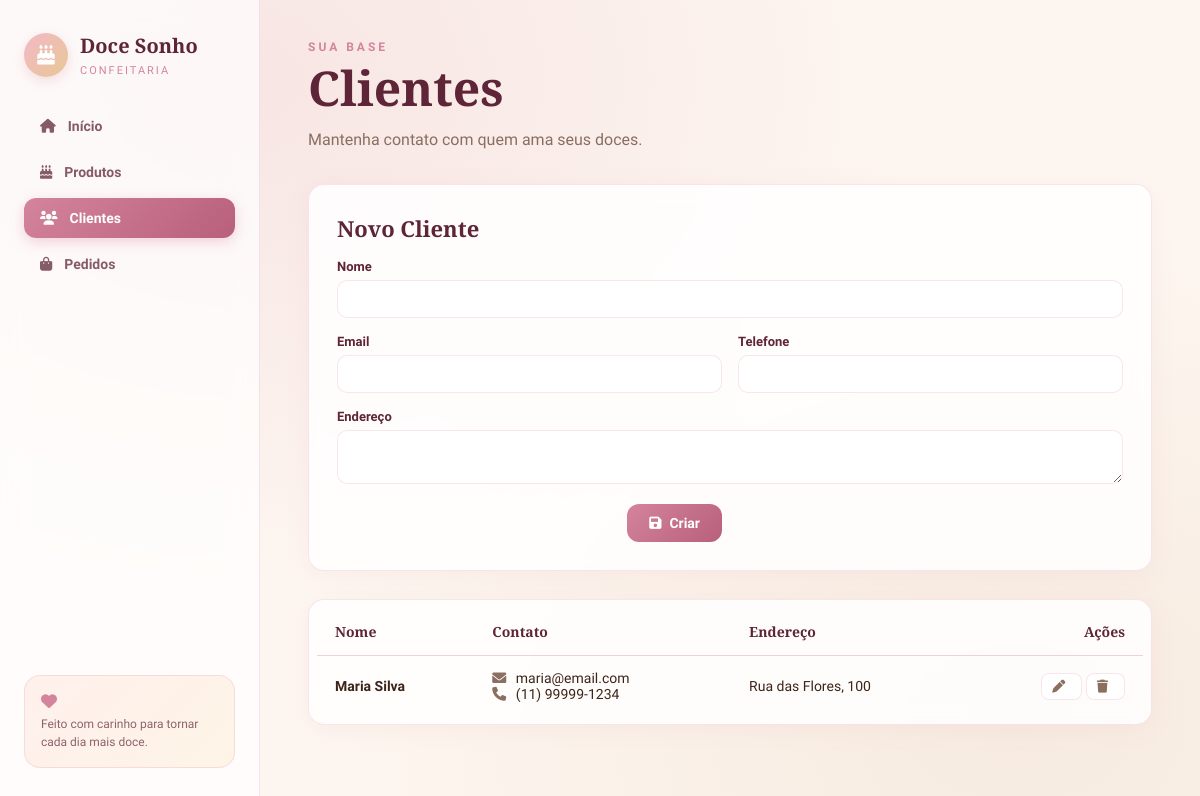
/clientes.php (signed in), run on the app's committed database.
### tables this page shows
CREATE TABLE IF NOT EXISTS clientes (
    id INT AUTO_INCREMENT PRIMARY KEY,
    nome VARCHAR(150) NOT NULL,
    email VARCHAR(150) NOT NULL,
    telefone VARCHAR(30),
    endereco TEXT,
    criado_em DATETIME DEFAULT CURRENT_TIMESTAMP
);

### db.php (called while the page is built, shortened)
<?php
function h($value)
{
    return htmlspecialchars((string) $value, ENT_QUOTES, 'UTF-8');
}
function listarClientes($pdo)
{
    return $pdo->query("SELECT * FROM clientes ORDER BY criado_em DESC")->fetchAll();
}

### clientes.php (the view, shortened to what this page needs)
<?php
include 'db.php';
$editando = null;
$clientes = listarClientes($pdo);
?>
<!DOCTYPE html>
<html lang="pt-BR">
<head>
    <link rel="stylesheet" href="style.css">
    <link href="https://cdnjs.cloudflare.com/ajax/libs/font-awesome/6.0.0/css/all.min.css" rel="stylesheet">
</head>
<body>
    <div class="layout">
        <?php include 'sidebar.php'; ?>
        <main class="main">
            <header class="page-header">
                <p class="eyebrow">Sua base</p>
                <h1 class="title">Clientes</h1>
                <p class="subtitle">Mantenha contato com quem ama seus doces.</p>
            </header>
            <section class="card form-card">
                <h2 class="card-title">
                    <?= $editando ? 'Editar Cliente' : 'Novo Cliente' ?>
                </h2>
                <form method="POST" class="form-grid">
                    <div class=" field col-2">
                        <label>Nome</label>
                        <input type="text" name="nome" required value="<?= h($editando['nome'] ?? '') ?>">
                    </div>
                    <div class=" field">
                        <label>Email</label>
                        <input type="email" name="email" required value="<?= h($editando['email'] ?? '') ?>">
                    </div>
                    <div class=" field">
                        <label>Telefone</label>
                        <input type="text" name="telefone" value="<?= h($editando['telefone'] ?? '') ?>">
                    </div>
                    <div class=" field col-2">
                        <label>Endereço</label>
                        <textarea name="endereco" rows="2"><?= h($editando['endereco'] ?? '') ?></textarea>
                    </div>
                    <div class="actions col-2">
                        <button type="submit" class="btn-rose"><i class="fas fa-save"></i>
                            <?= $editando ? 'Salvar' : 'Criar' ?>
                        </button>
                    </div>
                </form>
            </section>
            <section class="card table-card">
                <?php if (empty($clientes)): ?>
                    <div class="empty"><i class="fas fa-users"></i>
                        <p>Nenhum cliente cadastrado.</p>
                    </div>
                <?php else: ?>
                    <table class="data-table">
                        <thead>
                            <tr>
                                <th>Nome</th>
                                <th>Contato</th>
                                <th>Endereço</th>
                                <th style="text-align:right">Ações</th>
                            </tr>
                        </thead>
                        <tbody>
                            <?php foreach ($clientes as $c): ?>
                                <tr>
                                    <td><strong>
                                            <?= h($c['nome']) ?>
                                        </strong></td>
                                    <td>
                                        <div><i class="fas fa-envelope"></i>
                                            <?= h($c['email']) ?>
                                        </div>
                                        <?php if ($c['telefone']): ?>
                                            <div><i class="fas fa-phone"></i>
                                                <?= h($c['telefone']) ?>
                                            </div>
                                        <?php endif; ?>
                                    </td>
                                    <td>
                                        <?= h($c['endereco'] ?: '—') ?>
                                    </td>
                                    <td style="text-align:right">
                                        <a href="clientes.php?edit=<?= $c['id'] ?>" class=" btn-outline-sm"><i class="fas
                                                fa-pen"></i></a>
                                        <a href="clientes.php?delete=<?= $c['id'] ?>"
                                            onclick=" return confirm('Excluir este cliente?')" class="btn-danger-sm"><i
                                                class="fas fa-trash"></i></a>
                                    </td>
                                </tr>
                            <?php endforeach; ?>
                        </tbody>
                    </table>
                <?php endif; ?>
            </section>
        </main>
    </div>
</body>
</html>

### style.css (style rules this page uses)
* { box-sizing: border-box; margin: 0; padding: 0; }
:root { --rose: #d4849c; --rose-dark: #b85f7c; --rose-deep: #5e2538; --gold: #c89968; --cream: #fdf6f0; --soft: #fff8f3; --border: rgba(214, 132, 156, 0.2); --text: #3d2418; --muted: #8a6e60; }
body { font-family: 'Quicksand', sans-serif; background: var(--cream); background-image: radial-gradient(at 20% 10%, rgba(214, 132, 156, 0.15) 0, transparent 50%), radial-gradient(at 85% 90%, rgba(200, 153, 104, 0.12) 0, transparent 50%); color: var(--text); min-height: 100vh; }
a { color: inherit; text-decoration: none; }
.layout { display: flex; min-height: 100vh; }
.main { flex: 1; padding: 40px 48px; max-width: 1200px; margin: 0 auto; width: 100%; }
.page-header { margin-bottom: 32px; }
.eyebrow { font-size: 12px; letter-spacing: 3px; text-transform: uppercase; color: var(--rose); font-weight: 600; margin-bottom: 8px; }
.title { font-family: 'Playfair Display', serif; font-size: 48px; font-weight: 700; color: var(--rose-deep); line-height: 1.1; }
.subtitle { color: var(--muted); margin-top: 12px; max-width: 560px; line-height: 1.6; }
.card, .stat-card, .quick-card, .prod-card, .order-card, .pending-banner { background: rgba(255, 255, 255, 0.85); backdrop-filter: blur(8px); border: 1px solid var(--border); border-radius: 16px; box-shadow: 0 4px 24px rgba(214, 132, 156, 0.08); }
.card-title { font-family: 'Playfair Display', serif; font-size: 22px; color: var(--rose-deep); margin-bottom: 16px; }
.form-card { padding: 28px; margin-bottom: 28px; }
.form-grid { display: grid; grid-template-columns: 1fr 1fr; gap: 16px; }
.field { display: flex; flex-direction: column; gap: 6px; }
.field.col-2 { grid-column: 1 / -1; }
.field label { font-size: 13px; font-weight: 600; color: var(--rose-deep); }
.field input, .field select, .field textarea { padding: 10px 14px; border: 1px solid var(--border); border-radius: 10px; font-family: inherit; font-size: 14px; background: white; color: var(--text); outline: none; transition: all 0.2s ease; }
.actions { display: flex; gap: 12px; justify-content: flex-end; margin-top: 4px; }
.btn-rose { padding: 11px 22px; border: 0; border-radius: 12px; background: linear-gradient(135deg, var(--rose), var(--rose-dark)); color: white; font-weight: 600; cursor: pointer; font-family: inherit; font-size: 14px; display: inline-flex; align-items: center; gap: 8px; transition: all 0.25s ease; }
.btn-outline-sm, .btn-danger-sm { padding: 6px 10px; border-radius: 8px; font-size: 13px; border: 1px solid var(--border); background: white; display: inline-flex; align-items: center; gap: 6px; cursor: pointer; transition: all 0.2s ease; }
.btn-outline-sm { color: var(--rose-deep); }
.btn-danger-sm { color: var(--rose-dark); }
.table-card { padding: 8px; overflow: hidden; }
.data-table { width: 100%; border-collapse: collapse; }
.data-table th, .data-table td { padding: 14px 18px; text-align: left; border-bottom: 1px solid var(--border); font-size: 14px; }
.data-table th { font-family: 'Playfair Display', serif; color: var(--rose-deep); font-weight: 600; }
.data-table tr:last-child td { border-bottom: 0; }
.data-table i { color: var(--muted); margin-right: 6px; }

### data on the page
clientes: nome "Maria Silva", email "maria@email.com", telefone "(11) 99999-1234", endereco "Rua das Flores, 100"
